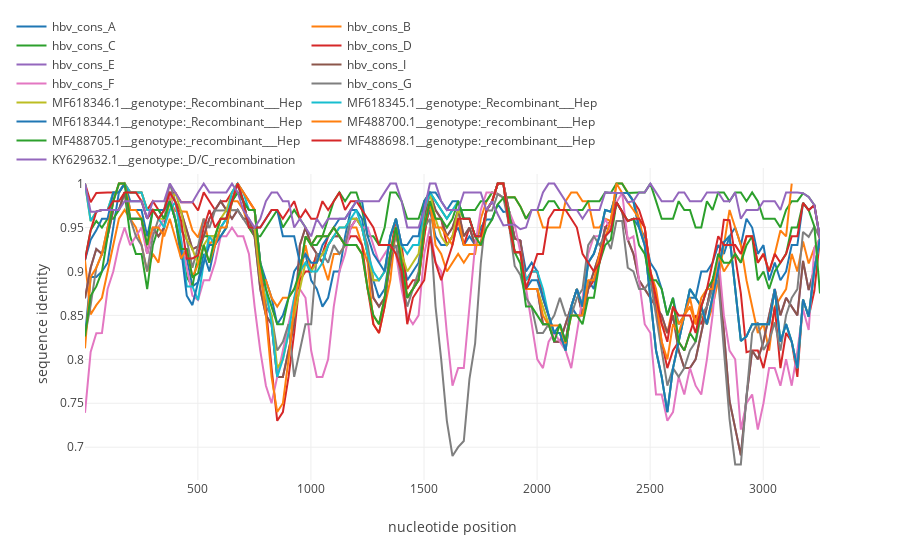

Here is the notebook cell this chart was saved with:
### Code cell
simgen("./data/conss_and_recs.fasta", window=100, shift=25, pot_rec=14)

### Figure 1 — Plotly figure (JSON) as saved in the notebook; plotly's stock layout.template omitted (floating-point values rounded to 4 significant figures; data arrays with more than 128 entries replaced by an {"elided": "..."} marker saying what was removed)
{"data": [{"name": "hbv_cons_A", "type": "scatter", "uid": "5737294c-a7a3-11e8-a347-d46a6a82ea71", "x": {"elided": "132 int values"}, "y": {"elided": "131 float values"}}, {"name": "hbv_cons_B", "type": "scatter", "uid": "5737294d-a7a3-11e8-9d83-d46a6a82ea71", "x": {"elided": "132 int values"}, "y": {"elided": "131 float values"}}, {"name": "hbv_cons_C", "type": "scatter", "uid": "5737294e-a7a3-11e8-938f-d46a6a82ea71", "x": {"elided": "132 int values"}, "y": {"elided": "131 float values"}}, {"name": "hbv_cons_D", "type": "scatter", "uid": "5737294f-a7a3-11e8-9c2e-d46a6a82ea71", "x": {"elided": "132 int values"}, "y": {"elided": "131 float values"}}, {"name": "hbv_cons_E", "type": "scatter", "uid": "57372950-a7a3-11e8-bad7-d46a6a82ea71", "x": {"elided": "132 int values"}, "y": {"elided": "131 float values"}}, {"name": "hbv_cons_I", "type": "scatter", "uid": "57372951-a7a3-11e8-9b84-d46a6a82ea71", "x": {"elided": "132 int values"}, "y": {"elided": "131 float values"}}, {"name": "hbv_cons_F", "type": "scatter", "uid": "57372952-a7a3-11e8-b8c1-d46a6a82ea71", "x": {"elided": "132 int values"}, "y": {"elided": "131 float values"}}, {"name": "hbv_cons_G", "type": "scatter", "uid": "57372953-a7a3-11e8-9666-d46a6a82ea71", "x": {"elided": "132 int values"}, "y": {"elided": "131 float values"}}, {"name": "MF618346.1__genotype:_Recombinant___Hep", "type": "scatter", "uid": "57372954-a7a3-11e8-9797-d46a6a82ea71", "x": {"elided": "132 int values"}, "y": {"elided": "131 float values"}}, {"name": "MF618345.1__genotype:_Recombinant___Hep", "type": "scatter", "uid": "57372955-a7a3-11e8-a955-d46a6a82ea71", "x": {"elided": "132 int values"}, "y": {"elided": "131 float values"}}, {"name": "MF618344.1__genotype:_Recombinant___Hep", "type": "scatter", "uid": "57372956-a7a3-11e8-b5b4-d46a6a82ea71", "x": {"elided": "132 int values"}, "y": {"elided": "131 float values"}}, {"name": "MF488700.1__genotype:_recombinant___Hep", "type": "scatter", "uid": "57372957-a7a3-11e8-9cb5-d46a6a82ea71", "x": {"elided": "132 int values"}, "y": {"elided": "131 float values"}}, {"name": "MF488705.1__genotype:_recombinant___Hep", "type": "scatter", "uid": "57372958-a7a3-11e8-92cc-d46a6a82ea71", "x": {"elided": "132 int values"}, "y": {"elided": "131 float values"}}, {"name": "MF488698.1__genotype:_recombinant___Hep", "type": "scatter", "uid": "57372959-a7a3-11e8-bd70-d46a6a82ea71", "x": {"elided": "132 int values"}, "y": {"elided": "131 float values"}}, {"name": "KY629632.1__genotype:_D/C_recombination", "type": "scatter", "uid": "5737295a-a7a3-11e8-b6bf-d46a6a82ea71", "x": {"elided": "132 int values"}, "y": {"elided": "131 float values"}}], "layout": {"legend": {"orientation": "h", "x": -0.1, "y": 1.5}, "xaxis": {"title": "nucleotide position"}, "yaxis": {"title": "sequence identity"}}}
